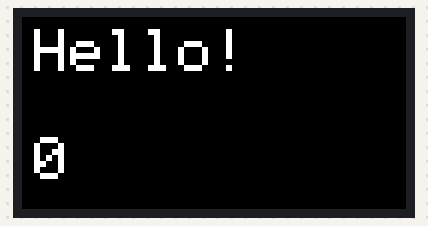
Simulated run of this sketch. Board: ESP32. On the bench: 64×32 colour display.

Above: at 0.1 s.
At 4.1 s:
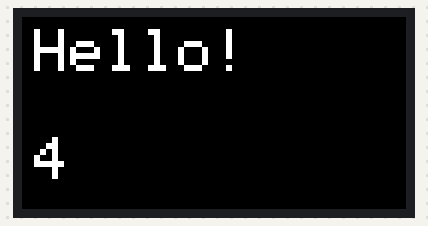
At 9.1 s:
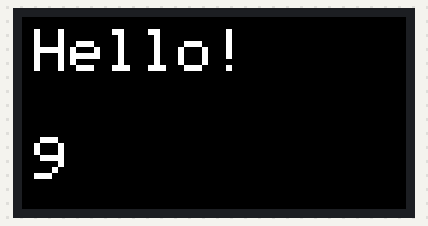
At 19.1 s:
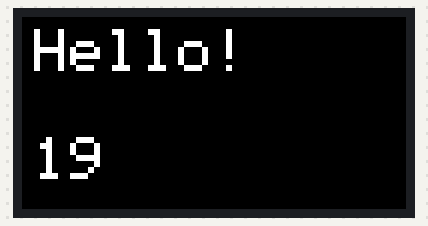
At 29.1 s:
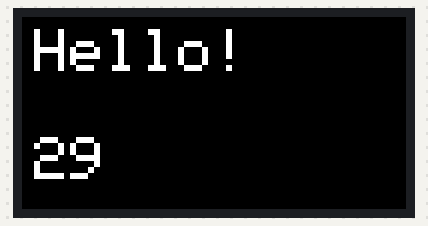
At 39.1 s:
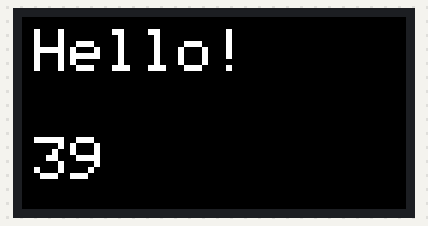

The sketch:

counter.ino
```cpp
// https://github.com/mrcodetastic/ESP32-HUB75-MatrixPanel-DMA?tab=readme-ov-file
// on a 64x32 LED matrix

#include <ESP32-HUB75-MatrixPanel-I2S-DMA.h>

#define PANEL_RES_X 64      // Number of pixels wide of each INDIVIDUAL panel module.
#define PANEL_RES_Y 32     // Number of pixels tall of each INDIVIDUAL panel module.
#define PANEL_CHAIN 1      // Total number of panels chained one to another

#define R1_PIN 25
#define G1_PIN 26
#define B1_PIN 27
#define R2_PIN 14
#define G2_PIN 12
#define B2_PIN 13
#define A_PIN  2
#define B_PIN  32
#define C_PIN  17
#define D_PIN  5
#define E_PIN  -1
#define LAT_PIN 4
#define OE_PIN  15
#define CLK_PIN 16

HUB75_I2S_CFG::i2s_pins _pins={R1_PIN, G1_PIN, B1_PIN, R2_PIN, G2_PIN, B2_PIN, A_PIN, B_PIN, C_PIN, D_PIN, E_PIN, LAT_PIN, OE_PIN, CLK_PIN};

//MatrixPanel_I2S_DMA dma_display;
MatrixPanel_I2S_DMA *dma_display = nullptr;

uint16_t myBLACK = dma_display->color565(0, 0, 0);
uint16_t myWHITE = dma_display->color565(255, 255, 255);
uint16_t myRED = dma_display->color565(255, 0, 0);
uint16_t myGREEN = dma_display->color565(0, 255, 0);
uint16_t myBLUE = dma_display->color565(0, 0, 255);


void setup() {
  // Module configuration
  HUB75_I2S_CFG mxconfig(
    PANEL_RES_X,   // module width
    PANEL_RES_Y,   // module height
    PANEL_CHAIN,    // Chain length
    _pins
  );

  mxconfig.driver = HUB75_I2S_CFG::SHIFTREG; // Tipico per pannelli HUB75
  dma_display = new MatrixPanel_I2S_DMA(mxconfig);
  dma_display->begin();
  dma_display->setBrightness8(90); //0-255
  dma_display->clearScreen();
}

int count = 0;
void loop() {
  dma_display->clearScreen();
  dma_display->setTextSize(1); // 1 = 8pix
  dma_display->setTextWrap(false);
  dma_display->setTextColor(myWHITE);
  dma_display->setCursor(2,2);
  dma_display->println("Hello!");

  dma_display->setCursor(2,20);
  dma_display->println(count);
  count++;
  delay(1000);
}
```

Measured:
- what the display in image 1 shows lasts 1.0 s, from 4.0 s to 5.0 s
